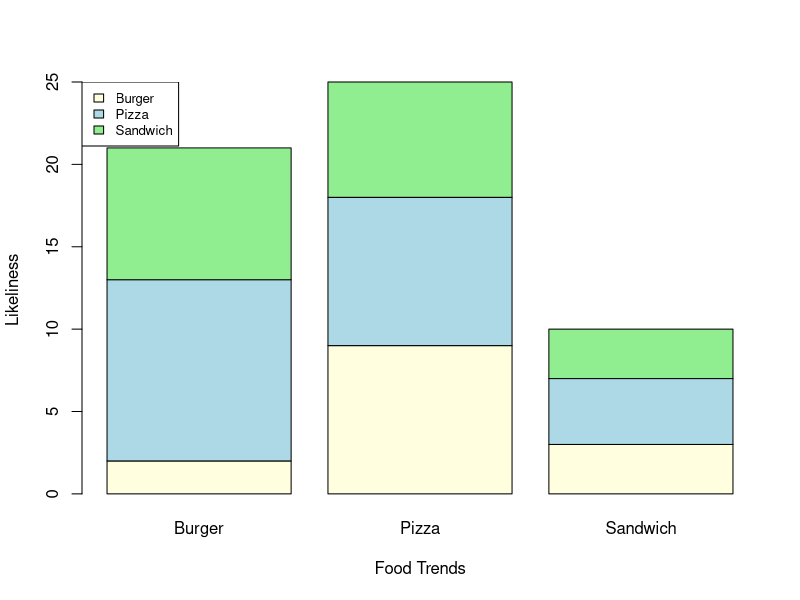

Write the R code that produced this figure.
#dataQuantity = c(22.4, 28.2, 14.2, 16.1, 19.1)
dataQuantity = matrix(c(2,9,3,11,9,4,8,7,3),nrow=3,ncol=3,byrow=TRUE)
dataSet = c("Burger", "Pizza", "Sandwich")
title = "Food Trends"
colorPallete = c("lightyellow","lightblue","lightgreen")

png(file = "foodStacked.jpg")

barplot(dataQuantity, names.arg = dataSet, xlab = title, ylab = "Likeliness", col=colorPallete)
legend("topleft", dataSet, cex = 0.8, fill = colorPallete)

dev.off()